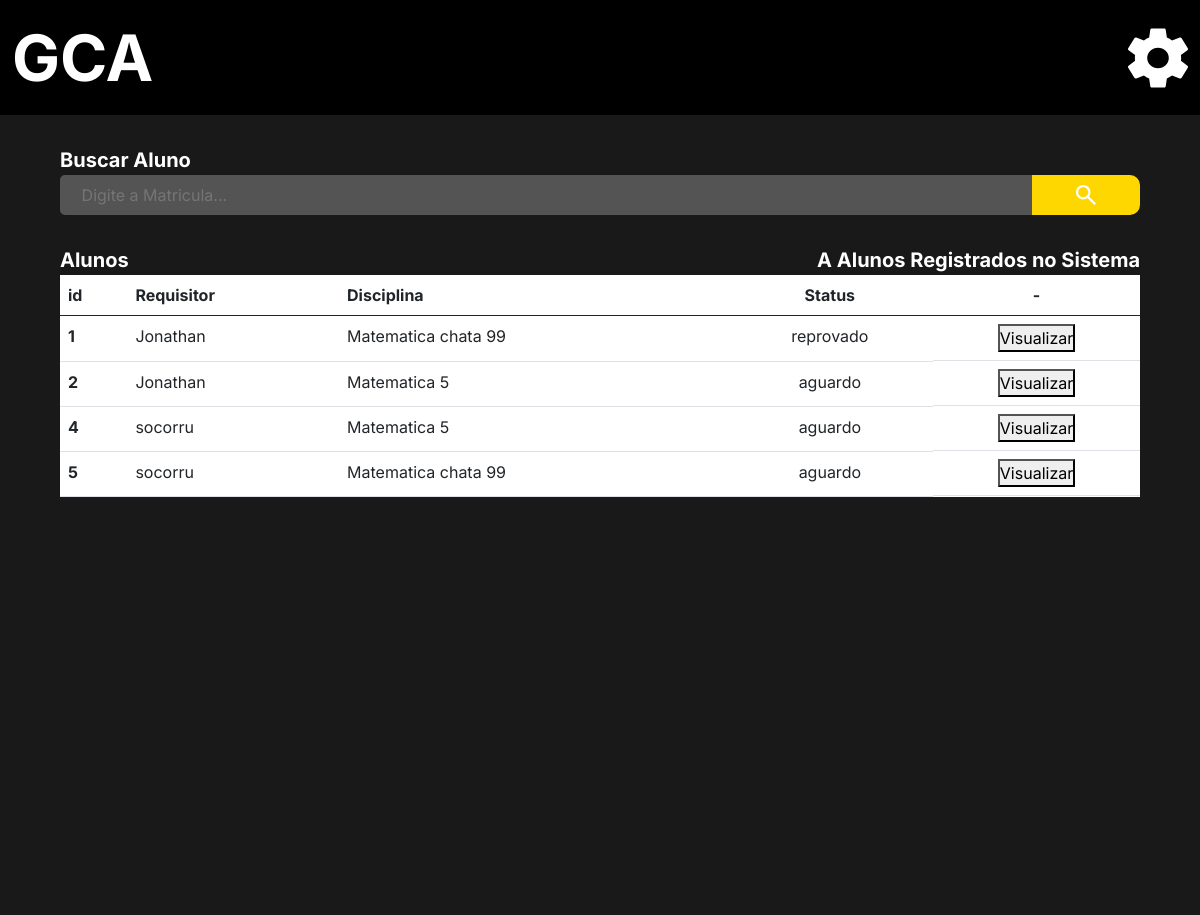
/Coordenador/lista_aproveitamento/ (signed in), run on the app's committed database.
### Aluno/models.py (models this page shows)
class Aproveitamento_de_disciplina (models.Model):
    STATUS = (
        ("aprovado", "Aprovado"),
        ("reprovado", "Reprovado"),
        ("aguardo", "Aguardo")
    )
    disciplina =  models.ForeignKey('administrador.Disciplina', on_delete=models.CASCADE)
    motivo = models.CharField("Motivo", max_length=250, blank=True, null=True)
    historico = models.FileField(("Historico"), upload_to='documentos', max_length=1000)
    comprovante = models.FileField(("Comprovante"), upload_to='documentos', max_length=1000)
    status_requisição = models.CharField(("Status"), choices=STATUS, blank=False, null=False, max_length=20,  default='reprovado')
    requisitor =  models.ForeignKey(User, verbose_name=("Requisitor"), on_delete=models.CASCADE, blank=False, null=False)
    verbose_name = 'Aproveitamento de disciplina'
    verbose_name_plural = 'Aproveitamentos de disciplina'
    class Meta:
      db_table = 'Aluno_aproveitamento_de_disciplina'
      unique_together = (('disciplina', 'requisitor'),)
    def __str__(self):
        return self.disciplina.nome +' '+ self.requisitor.username

### Users/models.py (models this page shows)
class CustomUser(AbstractUser):
    image = models.ImageField(upload_to='Media', blank=True, null=False, default='Media/no_image_dafaut.jpg')
    matricula = models.CharField("Matricula", max_length=150, unique=True)
    username = models.CharField(("Nome"), max_length=50, unique=False, primary_key=None)
    email = models.EmailField("E-mail", unique=True)
    cpf = models.CharField("CPF", max_length=14, unique=True)
    phone = models.CharField("Telefone", max_length=15, blank=True, null=True)
    data_de_nascimento = models.DateField('Data de Nascimento', blank=True, null=True)
    curso_relacao = models.ForeignKey("administrador.Curso", verbose_name=("Curso"), blank=True, null=True,on_delete=models.SET_NULL)
    disciplina_relacao = models.ManyToManyField("administrador.Disciplina", verbose_name=("Disciplina"), blank=True)
    is_staff = models.BooleanField('Membro da equipe', default=True)
    USERNAME_FIELD = 'matricula'
    REQUIRED_FIELDS = ['username' , 'email' ,'cpf', 'phone']
    def __str__(self):
        return self.username
    objects = UserManager()

### administrador/models.py (models this page shows)
class Disciplina (models.Model):
    OPTATIVA = (
        ("S", "Sim"),
        ("N", "Não"),
    )
    nome = models.CharField(("Nome da Disciplina"), max_length=150, null=False)
    perido = models.IntegerField(("Periodo da disciplina"))
    carga_horaria = models.IntegerField(("Carga Horaria"))
    optativa = models.CharField(("Opitativa"), choices=OPTATIVA, blank=False, null=False,max_length=20)
    dependencia = models.ManyToManyField("self", verbose_name=("Dependencias"), blank=True, default='Sem Dependencia')
    verbose_name = 'Disciplina'
    verbose_name_plural = 'Disciplinas'
    def __str__(self):
        return self.nome +' '+ str(self.perido)

### coordenador/views.py (the view)
# urls.py: path('lista_aproveitamento/', lista_aproveitamento, name='aproveitamento_list'),
def lista_aproveitamento (request):
    professor = User.objects.get(id=request.user.id)
    professor_curso_name = professor.curso_relacao
    professor_curso_disciplinas = professor.curso_relacao.disciplina.all()
    requisicoes_de_aproveitamento = Aproveitamento_de_disciplina.objects.all()
    print('coordenador de', professor_curso_name)
    lista_de_disciplinas_curso = set()
    aluno = []
    aluno_do_curso = set()
    aluno_do_disciplina = set()
    for dados in requisicoes_de_aproveitamento:
        print(dados, dados.disciplina.id,  dados.requisitor, '<<')
        if professor_curso_name == dados.requisitor.curso_relacao:
            print(dados, dados.disciplina.id,  dados.requisitor,  dados.requisitor.disciplina_relacao, '<<' 'acho')
            aluno_do_curso.add(dados.requisitor)
    for disciplnas in professor_curso_disciplinas.all():
        print(disciplnas, disciplnas.id, '<')
        lista_de_disciplinas_curso.add(disciplnas.id)
    for dados in aluno_do_curso:
        print(dados, ',,,,,')
    requisicoes_de_aproveitamento = Aproveitamento_de_disciplina.objects.filter (Q(requisitor__in = aluno_do_curso))
    return  render(request, 'requisicoes_aproveitamento_lista.html', {'aproveitamento': requisicoes_de_aproveitamento})

### administrador/models.py (called while the page is built)
    def __str__(self):
        return self.nome +' ('+ str(self.ano.year) +')'

### coordenador/templates/requisicoes_aproveitamento_lista.html (shortened to what this page needs)
{% extends 'base.html' %}
{% load static %}
{% block import_title_css %}
    <link rel="stylesheet" href="{% static 'css/lista_aproveitamento.css' %}">
{% endblock %}
{% block main %}
<div class="main">
    <div class="search_box">
        <form action=""  method="post">
            <div>
                <label for="search_box">Buscar Aluno</label>
            </div>
            <div class="search_bar">
                <input type="text" id="search_box" name="search_box" placeholder="Digite a Matricula...">
                <button class="enviar_botao" type="submit">
                    <img class="lupa" src="{% static 'icons/search_thing.svg' %}" alt="">
                </button>
            </div>
        </form>
    </div>
    <div class="center">
        <div class="two_lables">
            <div>
                <p class="label_title">Alunos</p>
                <p class="label_title">A {{grupo_aluno}} Alunos Registrados no Sistema</p>
            </div>
        </div>
    </div>
    <div class="center_2">
        <div class="list">
            <table class="table" >
                <thead>
                  <tr>
                    <th scope="col">id</th>
                    <th scope="col">Requisitor</th>
                    <th scope="col">Disciplina</th>
                    <th class="top_side_fourth" scope="col">Status</th>
                    <th class="top_side_fifth" scope="col">-</th>
                  </tr>
                </thead>
                <tbody>
                    {% for dados in aproveitamento %}
                        <tr>
                            <th scope="row"> {{dados.id}} </th>
                            <td>{{dados.requisitor}}</td>
                            <td>{{dados.disciplina}}</td>
                            <td class="center_tabl_">{{dados.status_requisição}}</td>
                            <td class="center_table">
                                <a href="{% url 'aproveitamento' dados.id %}">
                                    <button>
                                        Visualizar
                                    </button>
                                </a>
                            </td>
                        </tr>
                    {% endfor %}
                </tbody>
              </table>
        </div>
    </div>
</div>
{% endblock %}

### static/css/base.css (style rules this page uses)
* { margin: 0%; padding: 0%; border: 0%; font-family: inter; text-decoration: none; }
a { text-decoration: none; }

### static/css/modal_menu.css (style rules this page uses)
p { margin-bottom: 0px !important; }

### coordenador/static/css/lista_aproveitamento.css (style rules this page uses)
.main { background-color: #191919; min-height: 100vh; max-height: calc(max-content + 100px); border: none; }
form { padding-top: 30px; display: flex; flex-direction: column; justify-content: center; align-items: center; }
.search_bar { display: flex; justify-content: left; }
#search_box { border: none; border-radius: 5px 0px 0px 5px; }
.search_box div { width: 90%; }
.search_bar input { width: 90%; padding-left: 2%; background-color: #545454; color: #9B9B9B; outline: none; }
form div label { font-size: 20px; color: white; font-weight: bold; }
.lupa { z-index: 0; background-color: #FFD700; padding: 5px 15px 5px 15px; border-radius: 0px 10px 10px 0px; cursor: pointer; width: 126px; height: 30px; }
.enviar_botao { width: 10%; background-color: #FFD700; padding: 5px 15px 5px 15px; border-radius: 0px 10px 10px 0px; border: none; cursor: pointer; display: flex; align-content: center; overflow: hidden; justify-content: center; }
.center { padding-top: 30px; display: flex; flex-direction: column; justify-content: center; align-items: center; }
.two_lables { width: 90%; }
.two_lables div { display: flex; justify-content: space-between; }
.two_lables p { text-align: center; color: white; font-size: 20px; font-weight: bold; }
.center_2 { padding-left: 5%; padding-Right: 5%; padding-bottom: 5%; }
.table { width: 100%; background-color: white; }
.top_side_fifth, .top_side_fourth { text-align: center; }
.center_table { display: flex; justify-content: center; flex-direction: row; text-align: center; }
.center_tabl_ { text-align: center; }

### data on the page
Aproveitamento_de_disciplina: id "1", requisitor "Jonathan", disciplina "Matematica chata 99", status_requisição "reprovado"
Aproveitamento_de_disciplina: id "2", requisitor "Jonathan", disciplina "Matematica 5", status_requisição "aguardo"
Aproveitamento_de_disciplina: id "4", requisitor "socorru", disciplina "Matematica 5", status_requisição "aguardo"
Aproveitamento_de_disciplina: id "5", requisitor "socorru", disciplina "Matematica chata 99", status_requisição "aguardo"
